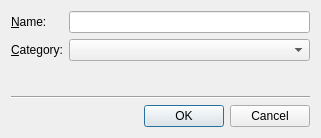
<?xml version="1.0" encoding="UTF-8"?>
<ui version="4.0">
 <comment>
* Copyright (C) 2016 The Qt Company Ltd.
* SPDX-License-Identifier: LicenseRef-Qt-Commercial OR GPL-3.0-only
</comment>
 <class>SaveFormAsTemplate</class>
 <widget class="QDialog" name="SaveFormAsTemplate">
  <property name="geometry">
   <rect>
    <x>0</x>
    <y>0</y>
    <width>321</width>
    <height>138</height>
   </rect>
  </property>
  <property name="windowTitle">
   <string>Save Form As Template</string>
  </property>
  <layout class="QVBoxLayout">
   <item>
    <layout class="QFormLayout">
     <item row="0" column="0">
      <widget class="QLabel" name="label">
       <property name="frameShape">
        <enum>QFrame::Shape::NoFrame</enum>
       </property>
       <property name="frameShadow">
        <enum>QFrame::Shadow::Plain</enum>
       </property>
       <property name="text">
        <string>&amp;Name:</string>
       </property>
       <property name="textFormat">
        <enum>Qt::TextFormat::AutoText</enum>
       </property>
       <property name="buddy">
        <cstring>templateNameEdit</cstring>
       </property>
      </widget>
     </item>
     <item row="0" column="1">
      <widget class="QLineEdit" name="templateNameEdit">
       <property name="minimumSize">
        <size>
         <width>222</width>
         <height>0</height>
        </size>
       </property>
       <property name="text">
        <string/>
       </property>
       <property name="echoMode">
        <enum>QLineEdit::EchoMode::Normal</enum>
       </property>
      </widget>
     </item>
     <item row="1" column="0">
      <widget class="QLabel" name="label_2">
       <property name="frameShape">
        <enum>QFrame::Shape::NoFrame</enum>
       </property>
       <property name="frameShadow">
        <enum>QFrame::Shadow::Plain</enum>
       </property>
       <property name="text">
        <string>&amp;Category:</string>
       </property>
       <property name="textFormat">
        <enum>Qt::TextFormat::AutoText</enum>
       </property>
       <property name="buddy">
        <cstring>categoryCombo</cstring>
       </property>
      </widget>
     </item>
     <item row="1" column="1">
      <widget class="QComboBox" name="categoryCombo"/>
     </item>
    </layout>
   </item>
   <item>
    <widget class="QFrame" name="horizontalLine">
     <property name="frameShape">
      <enum>QFrame::Shape::HLine</enum>
     </property>
     <property name="frameShadow">
      <enum>QFrame::Shadow::Sunken</enum>
     </property>
    </widget>
   </item>
   <item>
    <widget class="QDialogButtonBox" name="buttonBox">
     <property name="orientation">
      <enum>Qt::Orientation::Horizontal</enum>
     </property>
     <property name="standardButtons">
      <set>QDialogButtonBox::StandardButton::Cancel|QDialogButtonBox::StandardButton::Ok</set>
     </property>
    </widget>
   </item>
  </layout>
 </widget>
 <resources/>
 <connections>
  <connection>
   <sender>buttonBox</sender>
   <signal>accepted()</signal>
   <receiver>SaveFormAsTemplate</receiver>
   <slot>accept()</slot>
   <hints>
    <hint type="sourcelabel">
     <x>256</x>
     <y>124</y>
    </hint>
    <hint type="destinationlabel">
     <x>113</x>
     <y>143</y>
    </hint>
   </hints>
  </connection>
  <connection>
   <sender>buttonBox</sender>
   <signal>rejected()</signal>
   <receiver>SaveFormAsTemplate</receiver>
   <slot>reject()</slot>
   <hints>
    <hint type="sourcelabel">
     <x>332</x>
     <y>127</y>
    </hint>
    <hint type="destinationlabel">
     <x>372</x>
     <y>147</y>
    </hint>
   </hints>
  </connection>
 </connections>
</ui>
